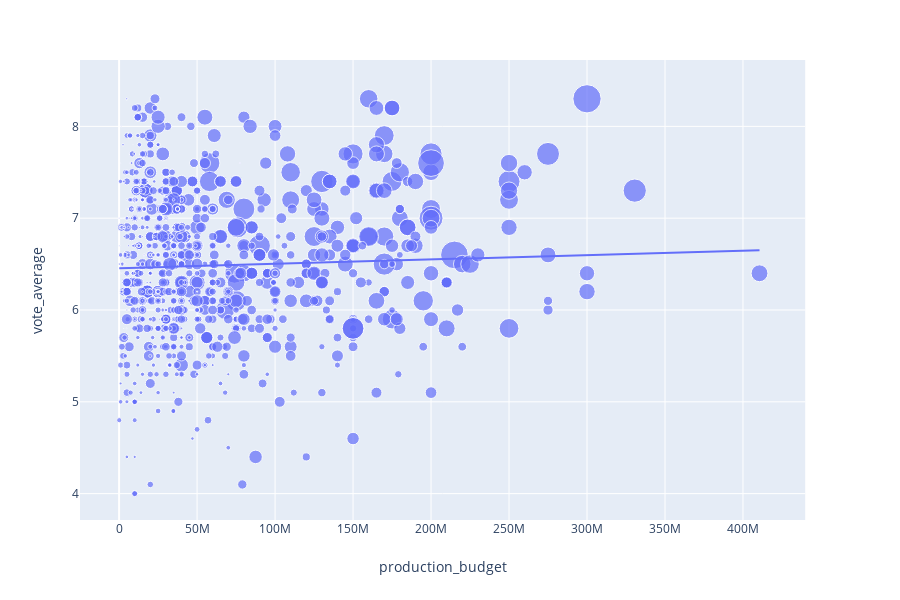

The code cell stored with this chart in its notebook:
### Markdown cell above
### Budget:

### Code cell
#Graph of budget vs vote average
print('Little Correlation Between Budget and Vote Average:')
fig1 = px.scatter(df4, x='production_budget', y='vote_average',
                size = 'domestic_gross', trendline = 'ols', 
                hover_data=['primary_title'])
fig1.show();

### Figure 1 — Plotly figure (JSON) as saved in the notebook; plotly's stock layout.template omitted (floating-point values rounded to 4 significant figures; data arrays with more than 128 entries replaced by an {"elided": "..."} marker saying what was removed)
{"data": [{"customdata": {"elided": "1000x1 str values"}, "hoverlabel": {"namelength": 0}, "hovertemplate": "production_budget=%{x}<br>vote_average=%{y}<br>domestic_gross=%{marker.size}<br>primary_title=%{customdata[0]}", "legendgroup": "", "marker": {"color": "#636efa", "size": {"elided": "1000 int values"}, "sizemode": "area", "sizeref": 1697000.0, "symbol": "circle"}, "mode": "markers", "name": "", "showlegend": false, "type": "scatter", "x": {"elided": "1000 int values"}, "xaxis": "x", "y": {"elided": "1000 float values"}, "yaxis": "y"}, {"hoverlabel": {"namelength": 0}, "hovertemplate": "<b>OLS trendline</b><br>vote_average = 0.000000 * production_budget + 6.454456<br>R<sup>2</sup>=0.001440<br><br>production_budget=%{x}<br>vote_average=%{y} <b>(trend)</b>", "legendgroup": "", "marker": {"color": "#636efa", "symbol": "circle"}, "mode": "lines", "name": "", "showlegend": false, "type": "scatter", "x": {"elided": "1000 int values"}, "xaxis": "x", "y": {"elided": "1000 float values"}, "yaxis": "y"}], "layout": {"height": 600, "legend": {"itemsizing": "constant", "tracegroupgap": 0}, "margin": {"t": 60}, "xaxis": {"anchor": "y", "domain": [0, 0.98], "title": {"text": "production_budget"}}, "yaxis": {"anchor": "x", "domain": [0, 1], "title": {"text": "vote_average"}}}}
